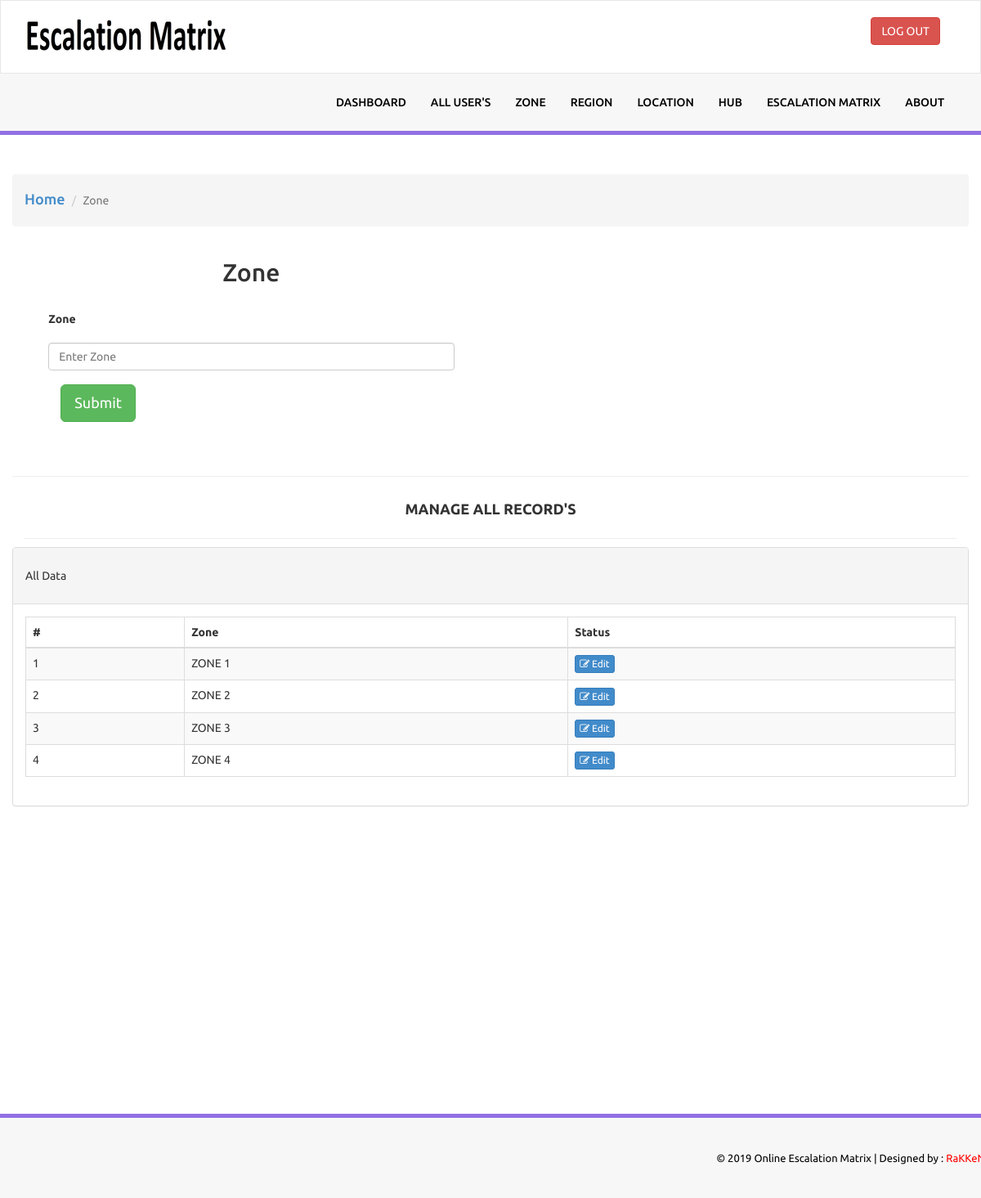
/admin/zone.php (signed in), run on the app's committed database.
### tables this page shows
CREATE TABLE `tblzone` (
  `Zoneid` int(11) NOT NULL,
  `Zonename` varchar(50) NOT NULL,
  `Status` enum('1','0') NOT NULL
);

### admin/zone.php (the view, shortened to what this page needs)
<?php
   include('includes/config.php');
   if(strlen($_SESSION['alogin'])==0)
       {
   header('location:index.php');
   }
   else{
       ?>
<!doctype html>
<html lang="en">
   <head>
      <link href="assets/css/bootstrap.css" rel="stylesheet" />
      <link href="assets/css/font-awesome.css" rel="stylesheet" />
      <link href="assets/js/dataTables/dataTables.bootstrap.css" rel="stylesheet" />
      <link href="assets/css/style.css" rel="stylesheet" />
   </head>
   <body>
      <?php include('includes/header.php');?>
      <div class="container">
         <div class="row">
            <br >
            <ol class="breadcrumb">
               <li class="breadcrumb-item">
                  <a href="dashboard.php">
                     <h4>Home</h4>
                  </a>
               </li>
               <li class="breadcrumb-item active">Zone</li>
            </ol>
            <div class="col-md-6 mb-3">
               <div class="card">
                  <h2 class="card-header" align="center">Zone</h2>
                  <div class="row">
                     <div class="col-lg-12" style="padding-bottom: 1%; padding-top:1%; padding-left: 5%; padding-right: 5%;">
                        <div class="col-md-6 col-lg-12">
                           <form  method="post">
                              <div class="form-group">
                                 <label for="exampleInputEmail1">Zone</label>
                                 <input type="text" name="zone" class="form-control"  placeholder="Enter Zone" required>
                              </div>
                              <div class="container">
                                 <button type="submit" name="addzone" class="btn btn-success btn-lg">Submit</button>
                                 <br >
                              </div>
                           </form>
                        </div>
                     </div>
                  </div>
               </div>
            </div>
         </div>
      </div>
      <div class="content-wrapper">
         <div class="container">
            <div class="row pad-botm">
               <hr />
               <div class="col-md-12">
                  <center>
                     <h4 class="header-line">Manage All Record's</h4>
                  </center>
               </div>
               <div class="row">
                  <div class="col-md-12">
                     <div class="panel panel-default">
                        <div class="panel-heading">
                           All Data
                        </div>
                        <div class="panel-body">
                           <div class="table-responsive">
                              <table class="table table-striped table-bordered table-hover" id="dataTables-example">
                                 <thead>
                                    <tr>
                                       <th>#</th>
                                       <th>Zone</th>
                                       <th>Status</th>
                                    </tr>
                                 </thead>
                                 <tbody>
                                    <?php $sql = "SELECT * from  tblzone";
                                       $query = $dbh -> prepare($sql);
                                       $query->execute();
                                       $results=$query->fetchAll(PDO::FETCH_OBJ);
                                       $cnt=1;
                                       if($query->rowCount() > 0)
                                       {
                                       foreach($results as $result)
                                       {               ?>
                                    <tr class="odd gradeX">
                                       <td class="center"><?php echo htmlentities($cnt);?></td>
                                       <td class="center"><?php echo htmlentities($result->Zonename);?></td>
                                       <td class="center">
                                          <a href="edit_zone.php?zoneid=<?php echo htmlentities($result->Zoneid);?>"><button class="btn btn-primary btn-xs"><i class="fa fa-edit "></i> Edit</button>
                                       </td>
                                    </tr>
                                    <?php $cnt=$cnt+1;}} ?>
                                 </tbody>
                              </table>
                           </div>
                        </div>
                     </div>
                  </div>
               </div>
            </div>
         </div>
      </div>
      <?php include('includes/footer.php');?>
   </body>
</html>
<?php }?>

### admin/assets/css/style.css (style rules this page uses)
.content-wrapper { margin-top: 40px; min-height:800px; padding-bottom:90px; }
.header-line { font-weight:900; padding-bottom:25px; border-bottom:1px solid #eeeeee; text-transform:uppercase; }
.pad-botm { padding-bottom:30px; }

### admin/zone.php (style rules this page uses)
body { font-family: 'Ubuntu', sans-serif; line-height:48px; }

### data on the page
tblzone: Zonename "ZONE 1"
tblzone: Zonename "ZONE 2"
tblzone: Zonename "ZONE 3"
tblzone: Zonename "ZONE 4"
